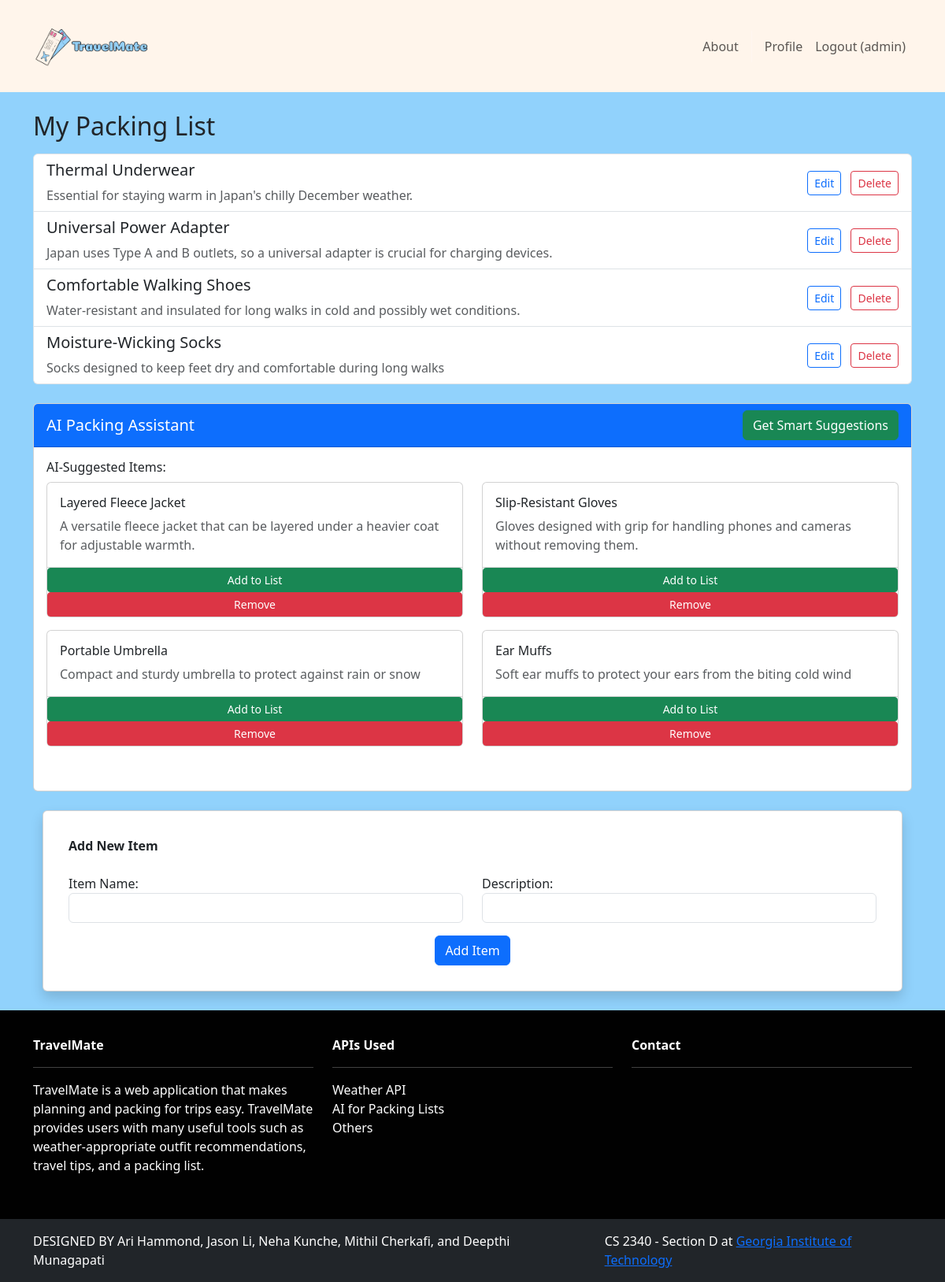
Page /packinglist/ (signed in) on the earlier database version.
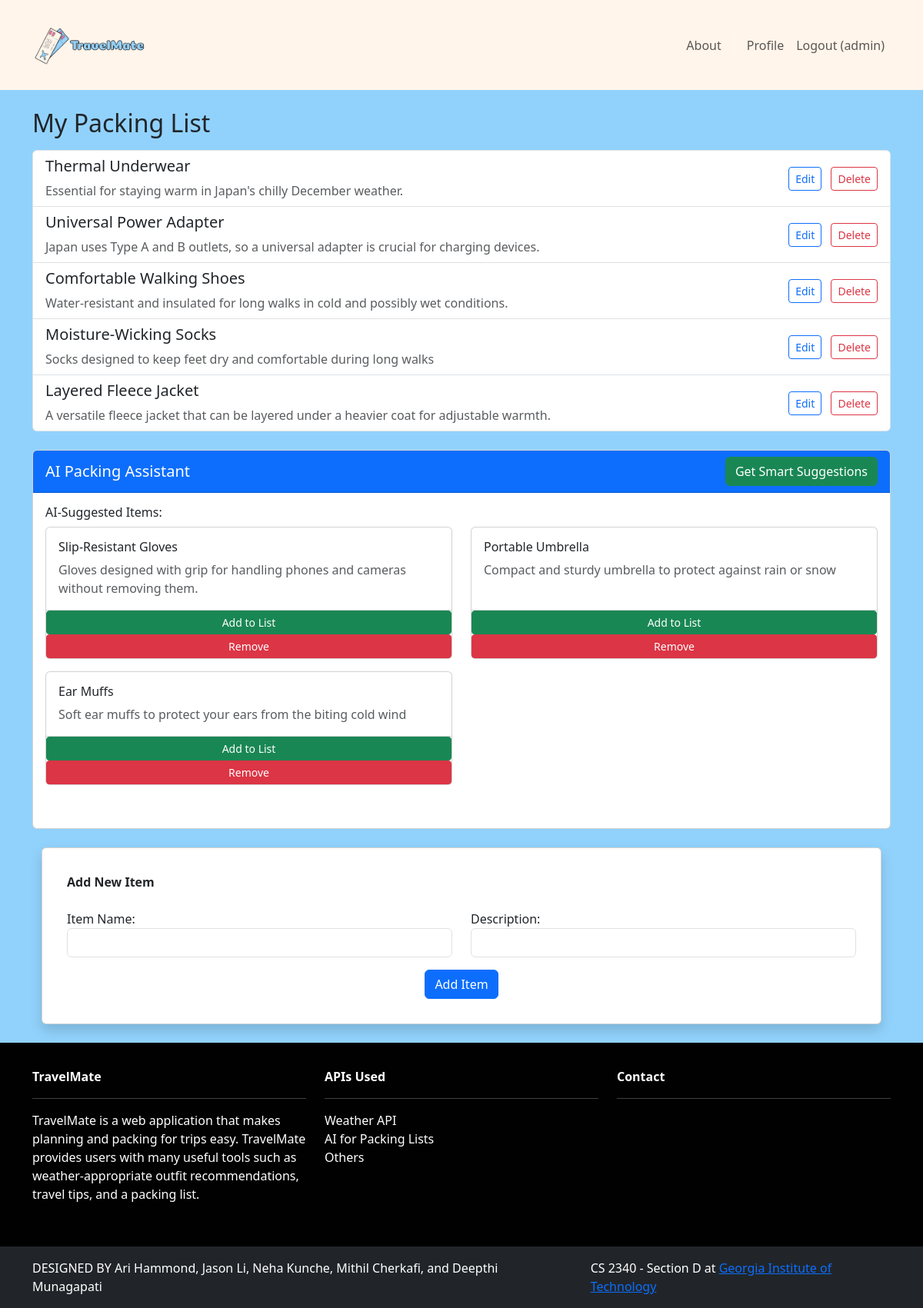
Same page on the later database version.
### packinglist/models.py (models this page shows, shortened)
class Item(models.Model):
    id = models.AutoField(primary_key=True)
    name = models.CharField(max_length=255)
    description = models.TextField()
    user = models.ForeignKey(User, on_delete=models.CASCADE)
    is_ai_suggested = models.BooleanField(default=False)

### packinglist/views.py (the view)
# urls.py: path("", views.packing_list, name="packing_list"),
@login_required
def packing_list(request):
    user_items = Item.objects.filter(user=request.user, is_ai_suggested=False).order_by(
        "id"
    )
    ai_items = Item.objects.filter(user=request.user, is_ai_suggested=True).order_by(
        "id"
    )
    context = {
        "items": user_items,
        "ai_items": ai_items,
        "default_location": request.session.get("last_location", ""),
    }
    return render(request, "packinglist/packing_list.html", context)

### packinglist/templates/packinglist/packing_list.html (shortened to what the changed rows need)
{% extends 'base.html' %}
{% block content %}
<div class="container mt-4">
    <h2>My Packing List</h2>
    {% if items %}
    <div class="list-group mt-3">
        {% for item in items %}
        <div class="list-group-item d-flex justify-content-between align-items-center">
            <div>
                <h5>{{ item.name }}</h5>
                <p class="mb-0 text-muted">{{ item.description }}</p>
            </div>
            <div>
                <button class="btn btn-sm btn-outline-primary me-2"
                        data-bs-toggle="modal"
                        data-bs-target="#editItemModal"
                        data-item-id="{{ item.id }}"
                        data-item-name="{{ item.name }}"
                        data-item-desc="{{ item.description }}">
                    Edit
                </button>
                <button class="btn btn-sm btn-outline-danger"
                        data-bs-toggle="modal"
                        data-bs-target="#deleteItemModal"
                        data-item-id="{{ item.id }}">
                    Delete
                </button>
            </div>
        </div>
        {% endfor %}
    </div>
    {% else %}
    <div class="alert alert-info mt-3">
        Your packing list is empty. Add some items to get started!
    </div>
    {% endif %}
    <div class="card mt-4">
        <div class="card-body">
            <div class="mb-4">
            {% if ai_items %}
                <div class="row">
                    {% for item in ai_items %}
                    <div class="col-md-6 mb-3">
                        <div class="card h-100">
                            <div class="card-body">
                                <h6 class="card-title">{{ item.name }}</h6>
                                {% if item.description %}
                                <p class="card-text text-muted">{{ item.description }}</p>
                                {% endif %}
                            </div>
                            <div class="card-footer bg-transparent p-0">
                                <div class="row g-0">
                                    <button class="btn btn-sm btn-success"
                                            onclick="addToList('{{ item.id }}')">
                                         Add to List
                                    </button>
                                    <button class="btn btn-sm btn-danger"
                                            data-bs-toggle="modal"
                                            data-bs-target="#deleteItemModal"
                                            data-item-id="{{ item.id }}">
                                         Remove
                                    </button>
                                </div>
                            </div>
                        </div>
                    </div>
                    {% endfor %}
                </div>
            {% else %}
                <div class="alert alert-warning mb-0">
                    No AI-suggested items yet. Get suggestions By Pressing the Button!
                </div>
            {% endif %}
        </div>
        </div>
    </div>
</div>
{% endblock %}

Differences in the rows shown:
changed Item "Layered Fleece Jacket": moves from the list under "AI-Suggested Items:" to the list under "My Packing List"
